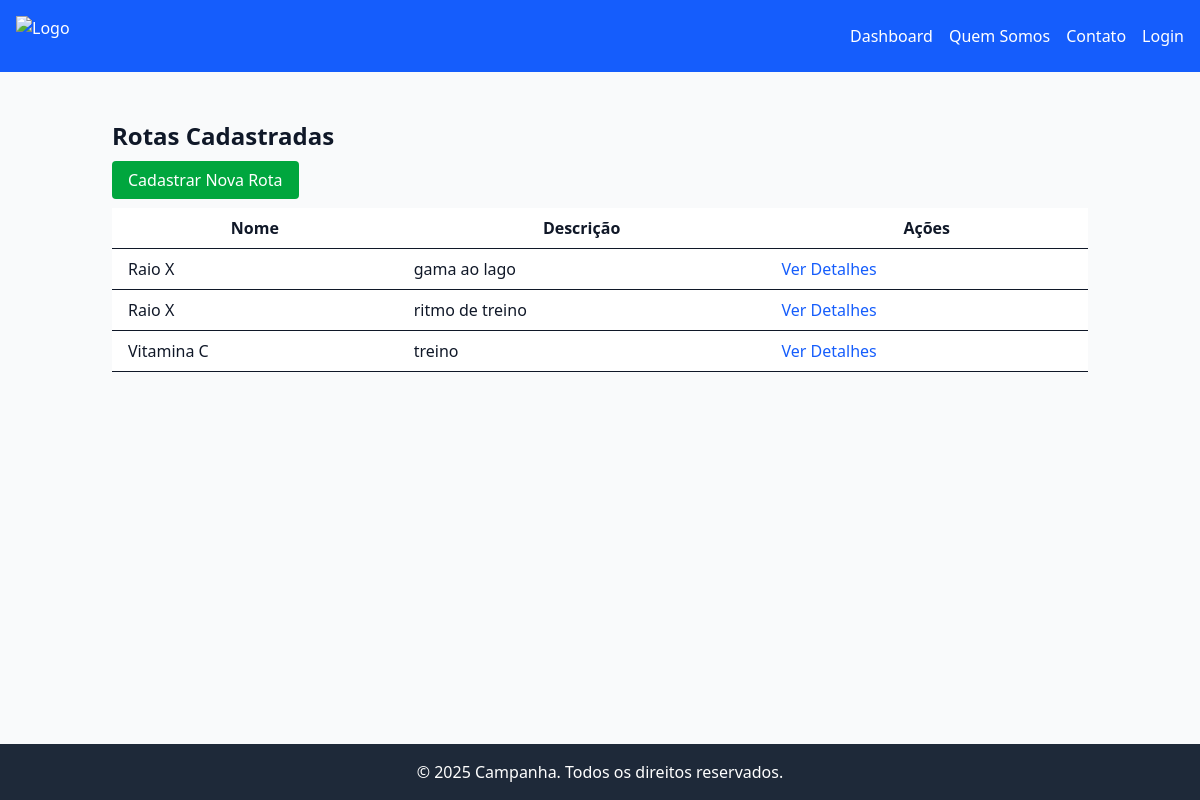
The app's page /logistica/rotas/, older data.
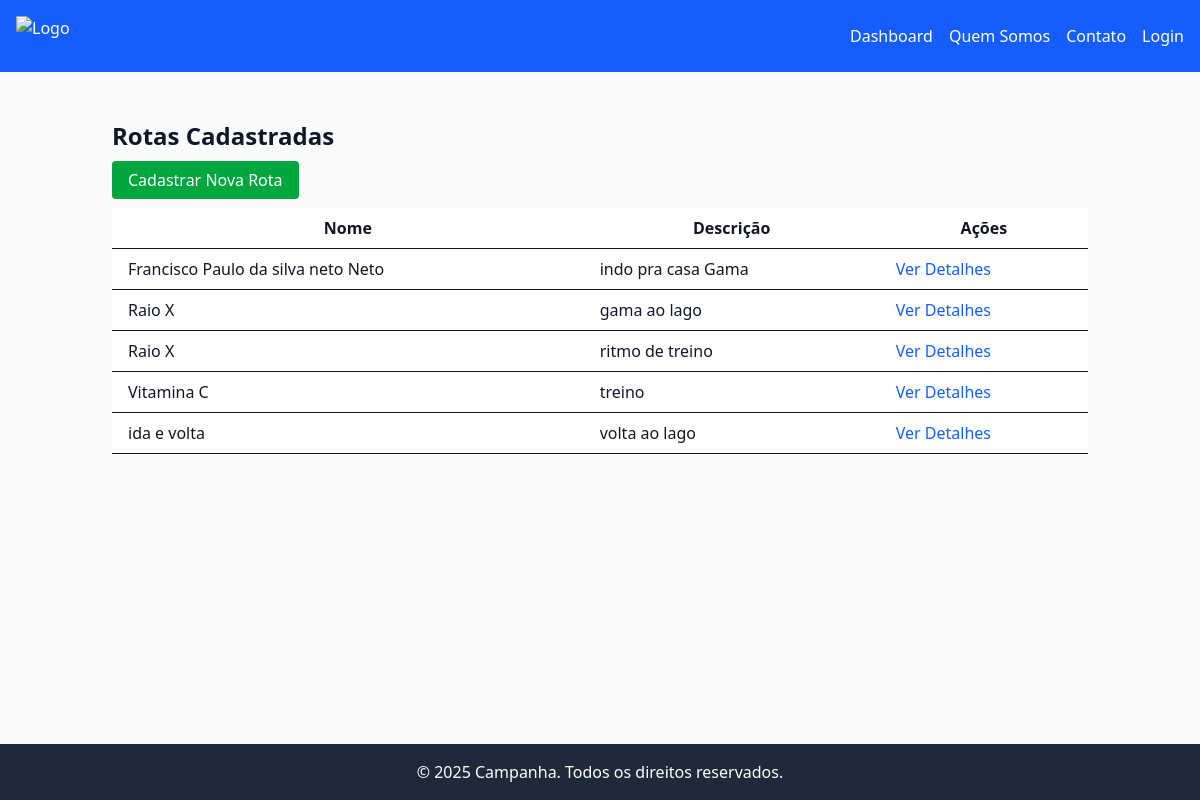
The same page, newer data.
### logistica/models.py (models this page shows, shortened)
class Rota(models.Model):
    nome = models.CharField(max_length=255)
    descricao = models.TextField(blank=True, null=True)
    pontos = models.TextField(help_text='Insira as coordenadas em formato JSON.')
    created_at = models.DateTimeField(auto_now_add=True)
    updated_at = models.DateTimeField(auto_now=True)

### logistica/views.py (the view)
# urls.py: path('rotas/', views.list_rotas, name='rota_list'),
def list_rotas(request):
    rotas = Rota.objects.all().order_by('nome')
    return render(request, 'logistica/rotas/list.html', {'rotas': rotas})

### logistica/templates/logistica/rotas/list.html (shortened to what this page needs)
{% extends 'base1.html' %}
{% block content %}
<div class="container mx-auto p-6">
    <h1 class="text-2xl font-bold mb-4">Rotas Cadastradas</h1>
    <a href="{% url 'logistica:rota_create' %}" class="bg-green-600 text-white px-4 py-2 rounded">Cadastrar Nova Rota</a>
    <table class="min-w-full mt-4 bg-white">
        <thead>
            <tr>
                <th class="py-2 px-4 border-b">Nome</th>
                <th class="py-2 px-4 border-b">Descrição</th>
                <th class="py-2 px-4 border-b">Ações</th>
            </tr>
        </thead>
        <tbody>
            {% for rota in rotas %}
            <tr class="hover:bg-gray-100">
                <td class="py-2 px-4 border-b">{{ rota.nome }}</td>
                <td class="py-2 px-4 border-b">{{ rota.descricao }}</td>
                <td class="py-2 px-4 border-b">
                    <a href="{% url 'logistica:rota_detail' rota.pk %}" class="text-blue-600 hover:underline">Ver Detalhes</a>
                </td>
            </tr>
            {% empty %}
            <tr>
                <td colspan="3" class="text-center p-4">Nenhuma rota cadastrada.</td>
            </tr>
            {% endfor %}
        </tbody>
    </table>
</div>
{% endblock %}

Row changes from the older to the newer data that the page shows:
added Rota: nome "Francisco Paulo da silva neto Neto", descricao "indo pra casa Gama"
added Rota: nome "ida e volta", descricao "volta ao lago"
